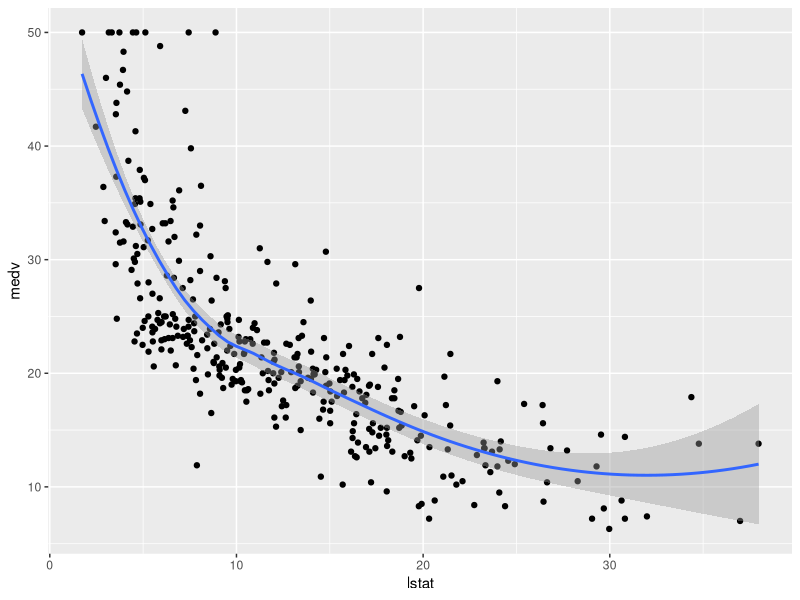

This chart was generated by the following R code:
library(tidyverse)
library(caret)

# Load the data
data("Boston", package = "MASS")


# Split the data into training and test set
set.seed(123)
training.samples <- Boston$medv %>%
  createDataPartition(p = 0.7, list = FALSE)
train.data  <- Boston[training.samples, ]
test.data <- Boston[-training.samples, ]


#First, visualize the scatter plot of the medv vs lstat variables as follow:
ggplot(train.data, aes(lstat, medv) ) +
  geom_point() +
  stat_smooth()

# building SVR model
library(e1071)

regressor = svm(formula = medv ~ .,
                data = train.data,
                type = 'eps-regression',
                kernel = 'radial')

regressor1 = svm(formula = medv ~ .,
                data = train.data,
                type = 'eps-regression',
                kernel = 'polynomial')
print(regressor)
print(regressor1)

pred<-predict(regressor,test.data)
pred

# Model performance
data.frame(
  RMSE = RMSE(pred, test.data$medv),
  R2 = R2(pred, test.data$medv)
)



